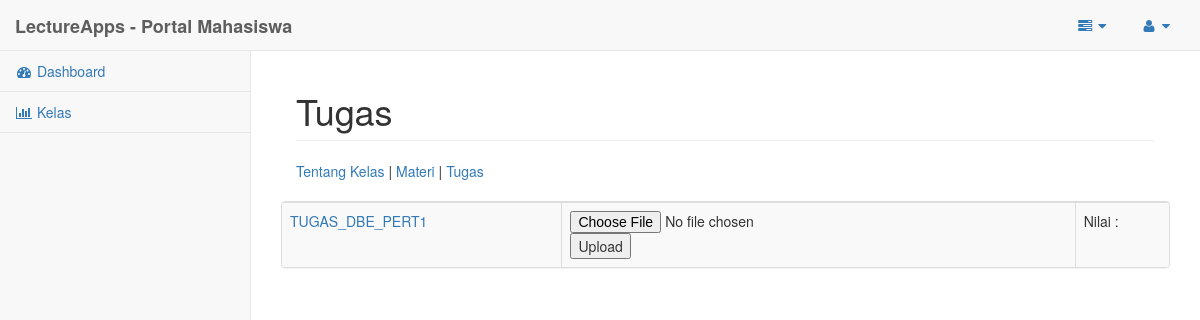
The page /Tampilan/temp/kelas_mhs_tugas.php?idkelas=2 on the database as committed earlier.
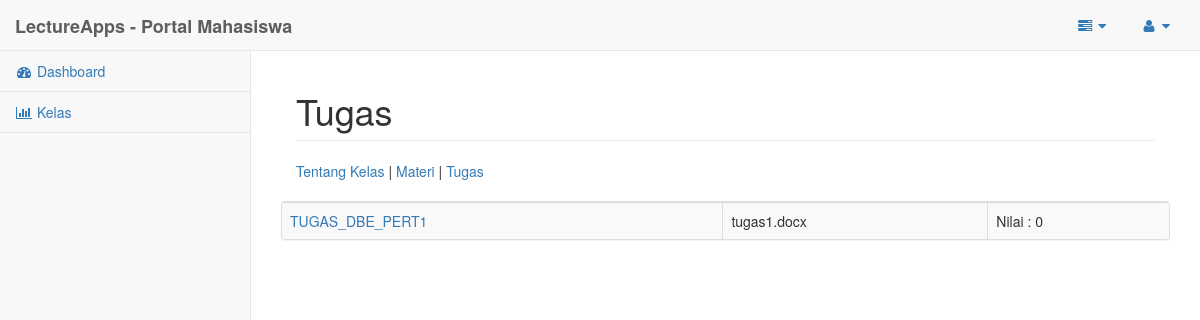
The same page on the database as committed later.
### tables this page shows
CREATE TABLE IF NOT EXISTS `tugas` (
`idTugas` int(11) NOT NULL,
  `namaTugas` varchar(255) NOT NULL,
  `deskripsiTugas` varchar(255) NOT NULL,
  `tglMulaiTugas` date NOT NULL,
  `tglSelesaiTugas` date NOT NULL,
  `fileTugas` varchar(255) NOT NULL,
  `tglUploadTugas` date NOT NULL,
  `idKelas` int(11) NOT NULL
);

CREATE TABLE IF NOT EXISTS `hasiltgs` (
`idHasiltgs` int(11) NOT NULL,
  `idTugas` int(11) NOT NULL,
  `idUser` int(11) NOT NULL,
  `idKelas` int(11) NOT NULL,
  `fileHasiltgs` varchar(255) NOT NULL,
  `tglUploadHasiltgs` date NOT NULL,
  `nilai` float NOT NULL
);

### Tampilan/temp/kelas_mhs_tugas.php (the view, shortened to what this page needs)
<?php
	require_once('../includes/koneksi.php');
	$id = $_GET['idkelas'];
	$sql="SELECT * FROM tugas WHERE idKelas=$id";
	$hasil=mysqli_query($k, $sql);
?>
<!DOCTYPE html>
<html lang="en">
<head>
    <link href="../bower_components/bootstrap/dist/css/bootstrap.min.css" rel="stylesheet">
    <link href="../bower_components/metisMenu/dist/metisMenu.min.css" rel="stylesheet">
    <link href="../dist/css/sb-admin-2.css" rel="stylesheet">
    <link href="../bower_components/font-awesome/css/font-awesome.min.css" rel="stylesheet" type="text/css">
</head>
<body>
    <div id="wrapper">
        <nav class="navbar navbar-default navbar-static-top" role="navigation" style="margin-bottom: 0">
            <div class="navbar-header">
                <a class="navbar-brand" href="index.html"><b>LectureApps - Portal Mahasiswa</b></a>
            </div>
            <ul class="nav navbar-top-links navbar-right">
                <li class="dropdown">
                    <a class="dropdown-toggle" data-toggle="dropdown" href="#">
                        <i class="fa fa-tasks fa-fw"></i>  <i class="fa fa-caret-down"></i>
                    </a>
                </li>
                <li class="dropdown">
                    <a class="dropdown-toggle" data-toggle="dropdown" href="#">
                        <i class="fa fa-user fa-fw"></i>  <i class="fa fa-caret-down"></i>
                    </a>
                </li>
            </ul>
            <div class="navbar-default sidebar" role="navigation">
                <div class="sidebar-nav navbar-collapse">
                    <ul class="nav" id="side-menu">
                        <li>
                            <a href="mahasiswa.php"><i class="fa fa-dashboard fa-fw"></i> Dashboard</a>
                        </li>
                        <li>
                            <a href="kelas_mhs.php"><i class="fa fa-bar-chart-o fa-fw"></i> Kelas</a>
                        </li>
                    </ul>
                </div>
            </div>
        </nav>
        <div id="page-wrapper">
            <div class="container-fluid">
                <div class="row">
                    <div class="col-lg-12">
                        <h1 class="page-header">Tugas</h1>
                    </div>
                </div>
				<?php include('../includes/mhs_dtlmenu.php'); ?>
				<div class="row">
					<div class="panel panel-default">
						<div class="table-responsive">
							<table class="table table-striped table-bordered table-hover">
								<tbody>
							<?php
								WHILE($tugas=mysqli_fetch_assoc($hasil)){
								$sql2 = "SELECT idHasiltgs, nilai FROM hasiltgs WHERE idKelas = '$id' AND idUser = '$_SESSION[user]'";
								$hasil2 = mysqli_query($k,$sql2);
								$c = mysqli_fetch_assoc($hasil2);
							?>
							<tr>
								<td><a href="kelas_mhs_tugas_detail.php?idkelas=<?php echo $id;?>&idtugas=<?php echo $tugas['idTugas'];?>&idhasil=<?php echo $c['idHasiltgs'];?>"><?php echo $tugas['namaTugas']?></a></td>
								<td>
								<?php
								if(mysqli_num_rows($hasil2) == 0)
								{?>
									<form action="kelas_mhs_tugas_upload_proses.php" method="POST" enctype="multipart/form-data">
										<input type="file" name="tugas"/>
										<input type="submit" name="upload" value="Upload">
									</form>
								<?php
								}else
								{
									$sql3 = "SELECT fileHasiltgs FROM hasiltgs WHERE idHasiltgs = $c[idHasiltgs]";
									$hasil3 = mysqli_query($k,$sql3);
									$d = mysqli_fetch_assoc($hasil3);
									echo $d['fileHasiltgs'];
								}?>
								</td>
								<td>
								Nilai : <?php echo $c['nilai'] ?>
								</td>
							</tr>
							<?php
								}
							?>
							</table>
						</div>
					</div>
				</div>
            </div>
        </div>
    </div>
</body>
</html>

Rows that differ between the two databases and show on the page:
changed tugas "TUGAS_DBE_PERT1": hasiltgs.fileHasiltgs (not shown) → "tugas1.docx"; hasiltgs.nilai (not shown) → "0"; upload "Upload" → (not shown)
